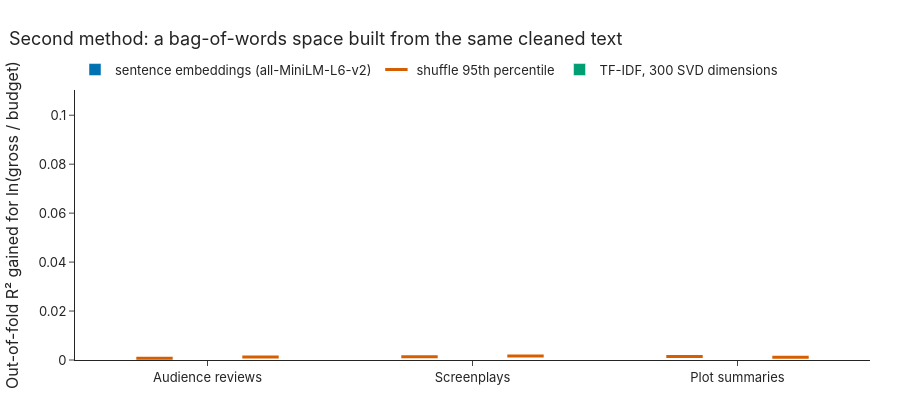

Notebook code cell kept with this figure:
### Markdown cell above
## 4. Checks: a second method, later films, and the rating

- **TF-IDF** is a different representation of the same cleaned text: word counts weighted by rarity, reduced to
  300 dimensions. If it agrees, the result isn't a quirk of one model.
- **Time split**: fitted on the earliest 70% of films and scored on the rest, the only version that could have been
  used in advance (year squared is dropped here, because fitted on early years it extrapolates wildly).
- **Rating**: is the text more than "people liked it"? The IMDb rating joins the controls.
- **Raw vs clean text**: in the table in Section 3. Cleaning should not *create* signal; if raw text scores higher,
  the extra came from formatting, names or money talk.

### Code cell
R.fig_methods(r).show()
display(R.checks_table(r))
display(Markdown(say["checks"]))

### Figure 1 — Plotly figure (JSON) as saved in the notebook; plotly's stock layout.template omitted (floating-point values rounded to 4 significant figures)
{"data": [{"marker": {"color": "#0072B2"}, "name": "sentence embeddings (all-MiniLM-L6-v2)", "type": "bar", "x": ["Audience reviews", "Screenplays", "Plot summaries"], "y": [0.04366, 0.00311, 0.00738]}, {"marker": {"color": "#D55E00", "line": {"width": 3}, "size": 26, "symbol": "line-ew-open"}, "mode": "markers", "name": "shuffle 95th percentile", "offsetgroup": "embedding", "showlegend": true, "type": "scatter", "x": ["Audience reviews", "Screenplays", "Plot summaries"], "y": [0.00071, 0.00135, 0.0014]}, {"marker": {"color": "#009E73"}, "name": "TF-IDF, 300 SVD dimensions", "type": "bar", "x": ["Audience reviews", "Screenplays", "Plot summaries"], "y": [0.1048, 0.00739, 0.00435]}, {"marker": {"color": "#D55E00", "line": {"width": 3}, "size": 26, "symbol": "line-ew-open"}, "mode": "markers", "name": "shuffle 95th percentile", "offsetgroup": "tfidf", "showlegend": false, "type": "scatter", "x": ["Audience reviews", "Screenplays", "Plot summaries"], "y": [0.00119, 0.00166, 0.00108]}], "layout": {"barmode": "group", "font": {"family": "Inter, Helvetica, Arial, sans-serif", "size": 13}, "height": 420, "legend": {"orientation": "h", "x": 0, "y": 1.02, "yanchor": "bottom"}, "margin": {"b": 60, "l": 70, "r": 30, "t": 90}, "scattermode": "group", "title": {"text": "Second method: a bag-of-words space built from the same cleaned text", "x": 0.01, "xanchor": "left"}, "yaxis": {"title": {"text": "Out-of-fold R² gained for ln(gross / budget)"}}}}
